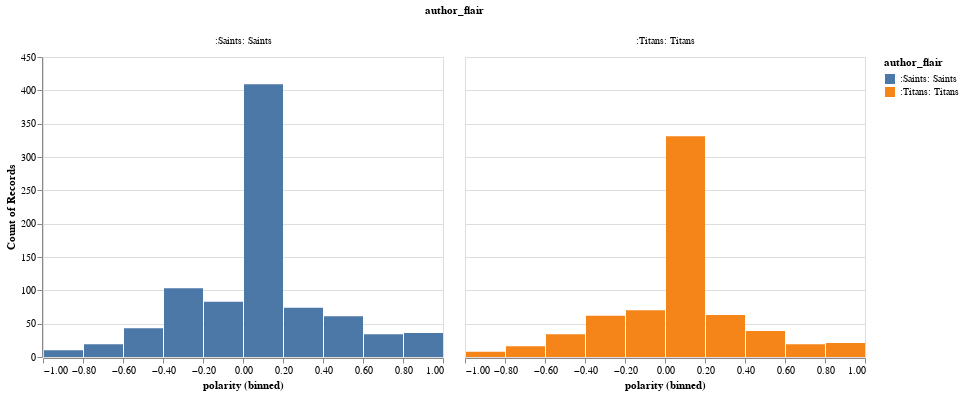

The notebook cell saved with this chart:
### Code cell
alt.Chart(data=primary_fans_df).mark_bar().encode(
    alt.X("polarity:Q", bin=True),
    y='count()',
    color='author_flair',
    column='author_flair'
)

### Figure 1 — Vega-Lite specification as saved in the notebook (floating-point values rounded to 4 significant figures; data arrays with more than 128 entries replaced by an {"elided": "..."} marker saying what was removed)
{"config": {"view": {"continuousWidth": 400, "continuousHeight": 300}}, "data": {"name": "data-94df349aae92a7e9eb1bb7b05082ccde"}, "mark": "bar", "encoding": {"color": {"field": "author_flair", "type": "nominal"}, "column": {"field": "author_flair", "type": "nominal"}, "x": {"bin": true, "field": "polarity", "type": "quantitative"}, "y": {"aggregate": "count", "type": "quantitative"}}, "$schema": "https://vega.github.io/schema/vega-lite/v4.17.0.json", "datasets": {"data-94df349aae92a7e9eb1bb7b05082ccde": {"elided": "1535 records"}}}
